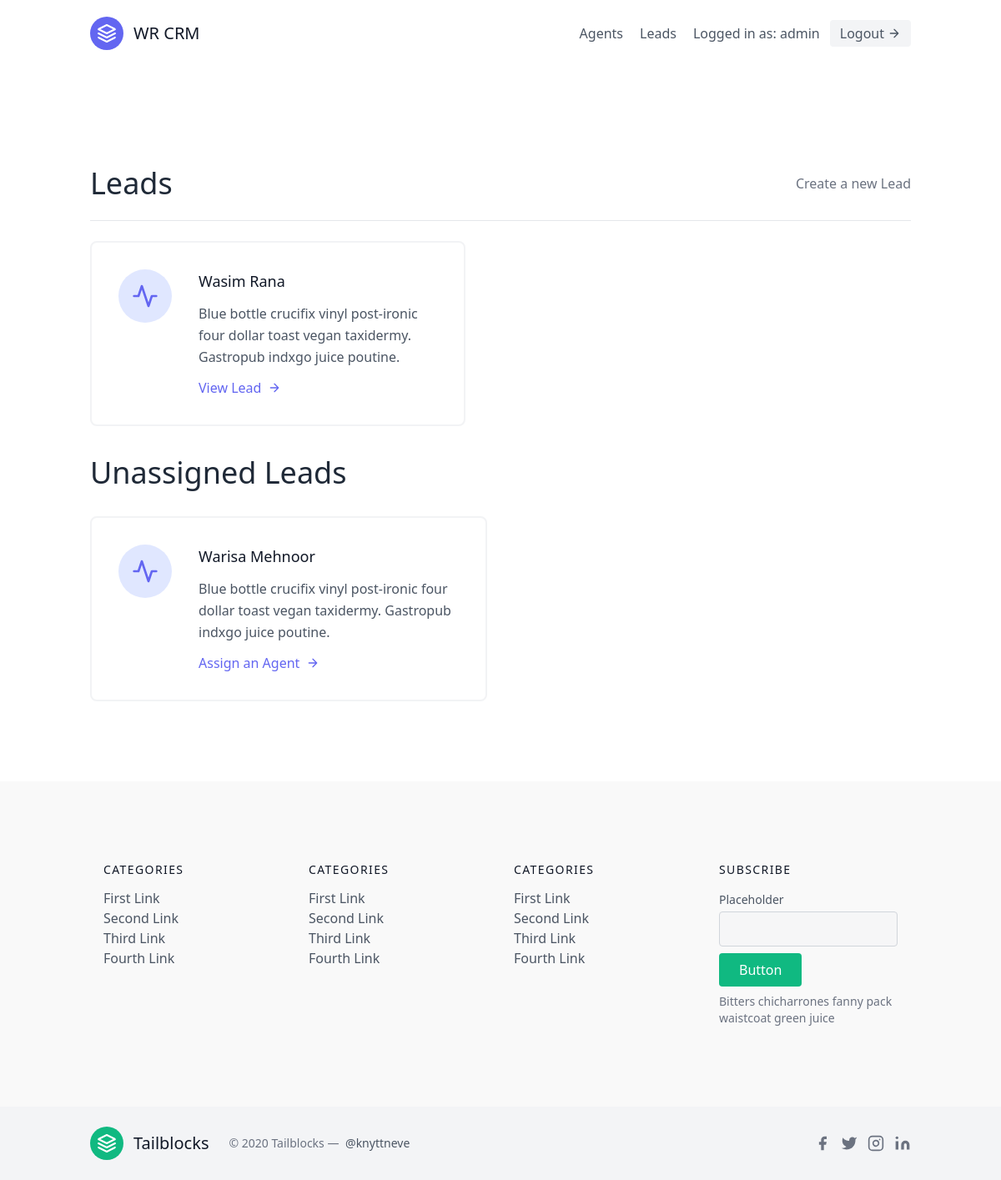
The app's page /leads/ (signed in) with its own data.
### leads/models.py (models this page shows, shortened)
class User(AbstractUser):
    is_organizer = models.BooleanField(default=True)
    is_agent = models.BooleanField(default=False)

class Lead(models.Model):
    first_name = models.CharField(max_length=20)
    last_name = models.CharField(max_length=20)
    age =  models.IntegerField(default=0)
    organization = models.ForeignKey(UserProfile, on_delete=models.CASCADE)
    agent = models.ForeignKey("Agent", null=True, blank=True, on_delete=models.SET_NULL)

### leads/views.py (the view)
# urls.py: path('', LeadListView.as_view(), name='lead-list'),
class LeadListView(LoginRequiredMixin, generic.ListView):
    template_name = 'leads/lead_list.html'
    context_object_name = 'leads'
    def get_queryset(self):
        user = self.request.user
        if user.is_organizer:
            queryset = Lead.objects.filter(
                organization=user.userprofile,
                agent__isnull=False
            )
        else:
            queryset = Lead.objects.filter(
                organization=user.agent.organization,
                agent__isnull=False
            )
            queryset = queryset.filter(agent__user=user)
        return queryset
    def get_context_data(self, **kwargs):
        context = super(LeadListView, self).get_context_data(**kwargs)
        user = self.request.user
        if user.is_organizer:
            queryset = Lead.objects.filter(
                organization=user.userprofile,
                agent__isnull=True
            )
            context.update({
                'unassigned_leads': queryset
            })
        return context

### leads/templates/leads/lead_list.html
{% extends 'base.html' %}
{% block content %}
    <section class="text-gray-600 body-font">
        <div class="container px-5 py-24 mx-auto flex flex-wrap">
            <div class="w-full mb-6 py-6 flex justify-between items-center border-b border-gray-200">
                <div>
                    <h1 class="text-4xl text-gray-800">Leads</h1>
                </div>
                {% if request.user.is_organizer %}
                <div>
                    <a class="text-gray-500 hover:text-blue-500" href="{% url 'leads:lead-create' %}">
                        Create a new Lead
                    </a>
                </div>
                {% endif %}
            </div>
            <div class="flex flex-wrap -m-4">
                {% for lead in leads %}
                <div class="p-4 lg:w-1/2 md:w-full">
                    <div class="flex border-2 rounded-lg border-gray-200 border-opacity-50 p-8 sm:flex-row flex-col">
                        <div class="w-16 h-16 sm:mr-8 sm:mb-0 mb-4 inline-flex items-center justify-center rounded-full bg-indigo-100 text-indigo-500 flex-shrink-0">
                            <svg fill="none" stroke="currentColor" stroke-linecap="round" stroke-linejoin="round" stroke-width="2" class="w-8 h-8" viewBox="0 0 24 24">
                            <path d="M22 12h-4l-3 9L9 3l-3 9H2"></path>
                            </svg>
                        </div>
                        <div class="flex-grow">
                            <h2 class="text-gray-900 text-lg title-font font-medium mb-3">
                                {{ lead.first_name }} {{ lead.last_name }}
                            </h2>
                            <p class="leading-relaxed text-base">
                                Blue bottle crucifix vinyl post-ironic four dollar toast vegan taxidermy. Gastropub indxgo juice poutine.
                            </p>
                            <a href="{% url 'leads:lead-detail' lead.pk %}" class="mt-3 text-indigo-500 inline-flex items-center">
                                View Lead
                                <svg fill="none" stroke="currentColor" stroke-linecap="round" stroke-linejoin="round" stroke-width="2" class="w-4 h-4 ml-2" viewBox="0 0 24 24">
                                    <path d="M5 12h14M12 5l7 7-7 7"></path>
                                </svg>
                            </a>
                        </div>
                    </div>
                </div>
                {% endfor %}
            </div>
            {% if unassigned_leads.exists %}
            <div class="mt-5 flex flex-wrap -m-4">
            <div class="p-4 w-full">
                <h1 class="text-4xl text-gray-800">Unassigned Leads</h1>
            </div>
                {% for lead in unassigned_leads %}
                    <div class="p-4 lg:w-1/2 md:w-full">
                        <div class="flex border-2 rounded-lg border-gray-200 border-opacity-50 p-8 sm:flex-row flex-col">
                            <div class="w-16 h-16 sm:mr-8 sm:mb-0 mb-4 inline-flex items-center justify-center rounded-full bg-indigo-100 text-indigo-500 flex-shrink-0">
                                <svg fill="none" stroke="currentColor" stroke-linecap="round" stroke-linejoin="round" stroke-width="2" class="w-8 h-8" viewBox="0 0 24 24">
                                <path d="M22 12h-4l-3 9L9 3l-3 9H2"></path>
                                </svg>
                            </div>
                            <div class="flex-grow">
                                <h2 class="text-gray-900 text-lg title-font font-medium mb-3">
                                    {{ lead.first_name }} {{ lead.last_name }}
                                </h2>
                                <p class="leading-relaxed text-base">
                                    Blue bottle crucifix vinyl post-ironic four dollar toast vegan taxidermy. Gastropub indxgo juice poutine.
                                </p>
                                <a href="{% url 'leads:assign-agent' lead.pk %}" class="mt-3 text-indigo-500 inline-flex items-center">
                                    Assign an Agent
                                    <svg fill="none" stroke="currentColor" stroke-linecap="round" stroke-linejoin="round" stroke-width="2" class="w-4 h-4 ml-2" viewBox="0 0 24 24">
                                        <path d="M5 12h14M12 5l7 7-7 7"></path>
                                    </svg>
                                </a>
                            </div>
                        </div>
                    </div>
                {% endfor %}
                {% endif %}
            </div>
        </div>
    </section>
{% endblock content %}

### templates/navbar.html (shortened to what this page needs)
<header class="text-gray-600 body-font">
  <div class="container mx-auto flex flex-wrap p-5 flex-col md:flex-row items-center">
    <a class="flex title-font font-medium items-center text-gray-900 mb-4 md:mb-0">
      <svg xmlns="http://www.w3.org/2000/svg" fill="none" stroke="currentColor" stroke-linecap="round" stroke-linejoin="round" stroke-width="2" class="w-10 h-10 text-white p-2 bg-indigo-500 rounded-full" viewBox="0 0 24 24">
        <path d="M12 2L2 7l10 5 10-5-10-5zM2 17l10 5 10-5M2 12l10 5 10-5"></path>
      </svg>
      <span class="ml-3 text-xl">WR CRM</span>
    </a>
    <nav class="md:ml-auto flex flex-wrap items-center text-base justify-center">
      {% if not request.user.is_authenticated %}
        <a href="{% url 'signup' %}" class="mr-5 hover:text-gray-900">Sign Up</a>
      {% else %}
      {% if request.user.is_organizer %}
        <a href="{% url 'agents:agent-list' %}" class="mr-5 hover:text-gray-900">Agents</a>
      {% endif %}
      <a href="{% url 'leads:lead-list' %}" class="mr-5 hover:text-gray-900">Leads</a>
      {% endif %}
    </nav>
    {% if request.user.is_authenticated %}
      Logged in as: {{ request.user.username }}
      <a href="{% url 'logout' %}" class="ml-3 inline-flex items-center bg-gray-100 border-0 py-1 px-3 focus:outline-none hover:bg-gray-200 rounded text-base mt-4 md:mt-0">
          Logout
        <svg fill="none" stroke="currentColor" stroke-linecap="round" stroke-linejoin="round" stroke-width="2" class="w-4 h-4 ml-1" viewBox="0 0 24 24">
          <path d="M5 12h14M12 5l7 7-7 7"></path>
        </svg>
      </a>
    {% endif %}
  </div>
  </header>

### records on screen
User: user.username "admin"
Lead: first_name "Wasim", last_name "Rana"
Lead: first_name "Warisa", last_name "Mehnoor"
